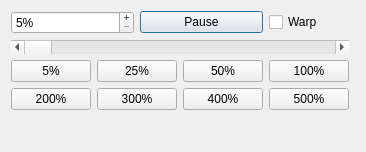
<?xml version="1.0" encoding="UTF-8"?>
<ui version="4.0">
 <class>C64SpeedWindow</class>
 <widget class="QDialog" name="C64SpeedWindow">
  <property name="geometry">
   <rect>
    <x>0</x>
    <y>0</y>
    <width>366</width>
    <height>152</height>
   </rect>
  </property>
  <property name="minimumSize">
   <size>
    <width>0</width>
    <height>0</height>
   </size>
  </property>
  <property name="maximumSize">
   <size>
    <width>1000</width>
    <height>1000</height>
   </size>
  </property>
  <property name="windowTitle">
   <string>C64 Geschwindigkeit</string>
  </property>
  <layout class="QGridLayout" name="gridLayout_2">
   <item row="0" column="1">
    <spacer name="horizontalSpacer">
     <property name="orientation">
      <enum>Qt::Horizontal</enum>
     </property>
     <property name="sizeHint" stdset="0">
      <size>
       <width>40</width>
       <height>20</height>
      </size>
     </property>
    </spacer>
   </item>
   <item row="0" column="0">
    <layout class="QGridLayout" name="gridLayout">
     <item row="0" column="0" colspan="2">
      <widget class="QSpinBox" name="C64Speed">
       <property name="toolTip">
        <string>Hier kannst du die C64 Geschwindigkeit manuell eingeben.</string>
       </property>
       <property name="wrapping">
        <bool>false</bool>
       </property>
       <property name="buttonSymbols">
        <enum>QAbstractSpinBox::PlusMinus</enum>
       </property>
       <property name="accelerated">
        <bool>false</bool>
       </property>
       <property name="suffix">
        <string>%</string>
       </property>
       <property name="prefix">
        <string/>
       </property>
       <property name="minimum">
        <number>5</number>
       </property>
       <property name="maximum">
        <number>5000</number>
       </property>
      </widget>
     </item>
     <item row="0" column="2" colspan="2">
      <widget class="QPushButton" name="Pause">
       <property name="toolTip">
        <string/>
       </property>
       <property name="text">
        <string>Pause</string>
       </property>
      </widget>
     </item>
     <item row="0" column="4">
      <widget class="QCheckBox" name="WarpMode">
       <property name="text">
        <string>Warp</string>
       </property>
      </widget>
     </item>
     <item row="1" column="0" colspan="5">
      <widget class="QScrollBar" name="ScrollC64Speed">
       <property name="toolTip">
        <string>Stufenlos einstellbare Geschwindigkeit.</string>
       </property>
       <property name="minimum">
        <number>5</number>
       </property>
       <property name="maximum">
        <number>500</number>
       </property>
       <property name="orientation">
        <enum>Qt::Horizontal</enum>
       </property>
      </widget>
     </item>
     <item row="2" column="0">
      <widget class="QPushButton" name="Set5">
       <property name="toolTip">
        <string>Die C64 Geschwindigkeit wird auf 5% gestellt.</string>
       </property>
       <property name="text">
        <string>5%</string>
       </property>
      </widget>
     </item>
     <item row="2" column="1" colspan="2">
      <widget class="QPushButton" name="Set25">
       <property name="toolTip">
        <string>Die C64 Geschwindigkeit wird auf 25% gestellt.</string>
       </property>
       <property name="text">
        <string>25%</string>
       </property>
      </widget>
     </item>
     <item row="2" column="3">
      <widget class="QPushButton" name="Set50">
       <property name="toolTip">
        <string>Die C64 Geschwindigkeit wird auf 50% gestellt.</string>
       </property>
       <property name="text">
        <string>50%</string>
       </property>
      </widget>
     </item>
     <item row="2" column="4">
      <widget class="QPushButton" name="Set100">
       <property name="toolTip">
        <string>Die C64 Geschwindigkeit wird auf 100% gestellt.</string>
       </property>
       <property name="text">
        <string>100%</string>
       </property>
      </widget>
     </item>
     <item row="3" column="0">
      <widget class="QPushButton" name="Set200">
       <property name="toolTip">
        <string>Die C64 Geschwindigkeit wird auf 200% gestellt.</string>
       </property>
       <property name="text">
        <string>200%</string>
       </property>
      </widget>
     </item>
     <item row="3" column="1" colspan="2">
      <widget class="QPushButton" name="Set300">
       <property name="toolTip">
        <string>Die C64 Geschwindigkeit wird auf 300% gestellt.</string>
       </property>
       <property name="text">
        <string>300%</string>
       </property>
      </widget>
     </item>
     <item row="3" column="3">
      <widget class="QPushButton" name="Set400">
       <property name="toolTip">
        <string>Die C64 Geschwindigkeit wird auf 400% gestellt.</string>
       </property>
       <property name="text">
        <string>400%</string>
       </property>
      </widget>
     </item>
     <item row="3" column="4">
      <widget class="QPushButton" name="Set500">
       <property name="toolTip">
        <string>Die C64 Geschwindigkeit wird auf 500% gestellt.</string>
       </property>
       <property name="text">
        <string>500%</string>
       </property>
      </widget>
     </item>
    </layout>
   </item>
   <item row="1" column="0">
    <spacer name="verticalSpacer">
     <property name="orientation">
      <enum>Qt::Vertical</enum>
     </property>
     <property name="sizeHint" stdset="0">
      <size>
       <width>20</width>
       <height>40</height>
      </size>
     </property>
    </spacer>
   </item>
  </layout>
 </widget>
 <resources/>
 <connections/>
</ui>
